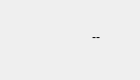
<?xml version="1.0" encoding="UTF-8"?>
<ui version="4.0">
 <class>NumberGeneric</class>
 <widget class="QWidget" name="NumberGeneric">
  <property name="geometry">
   <rect>
    <x>0</x>
    <y>0</y>
    <width>140</width>
    <height>80</height>
   </rect>
  </property>
  <widget class="QLabel" name="unitLearn">
   <property name="geometry">
    <rect>
     <x>110</x>
     <y>30</y>
     <width>40</width>
     <height>20</height>
    </rect>
   </property>
   <property name="text">
    <string notr="true"/>
   </property>
   <property name="alignment">
    <set>Qt::AlignLeading|Qt::AlignLeft|Qt::AlignTop</set>
   </property>
  </widget>
  <widget class="QLabel" name="descriptionLearn">
   <property name="geometry">
    <rect>
     <x>0</x>
     <y>0</y>
     <width>115</width>
     <height>30</height>
    </rect>
   </property>
   <property name="text">
    <string notr="true"/>
   </property>
   <property name="alignment">
    <set>Qt::AlignRight|Qt::AlignTrailing|Qt::AlignVCenter</set>
   </property>
  </widget>
  <widget class="QLabel" name="genericValueLearn">
   <property name="geometry">
    <rect>
     <x>0</x>
     <y>30</y>
     <width>100</width>
     <height>50</height>
    </rect>
   </property>
   <property name="text">
    <string notr="true">--</string>
   </property>
   <property name="alignment">
    <set>Qt::AlignRight|Qt::AlignTop|Qt::AlignTrailing</set>
   </property>
  </widget>
 </widget>
 <resources/>
 <connections/>
</ui>
